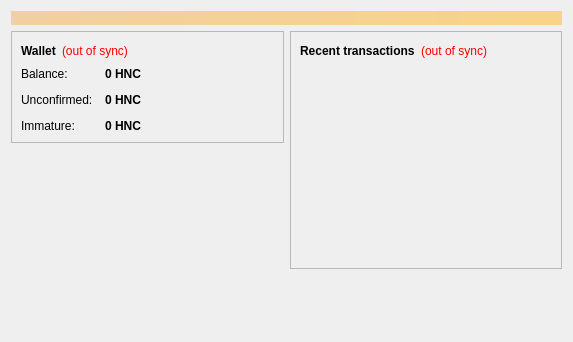
<?xml version="1.0" encoding="UTF-8"?>
<ui version="4.0">
 <class>OverviewPage</class>
 <widget class="QWidget" name="OverviewPage">
  <property name="geometry">
   <rect>
    <x>0</x>
    <y>0</y>
    <width>573</width>
    <height>342</height>
   </rect>
  </property>
  <property name="windowTitle">
   <string>Form</string>
  </property>
  <layout class="QVBoxLayout" name="topLayout">
   <item>
    <widget class="QLabel" name="labelAlerts">
     <property name="visible">
      <bool>false</bool>
     </property>
     <property name="styleSheet">
      <string notr="true">background-color: qlineargradient(x1: 0, y1: 0, x2: 1, y2: 0, stop:0 #F0D0A0, stop:1 #F8D488); color:#000000;</string>
     </property>
     <property name="wordWrap">
      <bool>true</bool>
     </property>
     <property name="margin">
      <number>3</number>
     </property>
    </widget>
   </item>
   <item>
    <layout class="QHBoxLayout" name="horizontalLayout" stretch="1,1">
     <item>
      <layout class="QVBoxLayout" name="verticalLayout_2">
       <item>
        <widget class="QFrame" name="frame">
         <property name="frameShape">
          <enum>QFrame::StyledPanel</enum>
         </property>
         <property name="frameShadow">
          <enum>QFrame::Raised</enum>
         </property>
         <layout class="QVBoxLayout" name="verticalLayout_4">
          <item>
           <layout class="QHBoxLayout" name="horizontalLayout_4">
            <item>
             <widget class="QLabel" name="label_5">
              <property name="font">
               <font>
                <weight>75</weight>
                <bold>true</bold>
               </font>
              </property>
              <property name="text">
               <string>Wallet</string>
              </property>
             </widget>
            </item>
            <item>
             <widget class="QLabel" name="labelWalletStatus">
              <property name="toolTip">
               <string>The displayed information may be out of date. Your wallet automatically synchronizes with the HunCoin network after a connection is established, but this process has not completed yet.</string>
              </property>
              <property name="styleSheet">
               <string notr="true">QLabel { color: red; }</string>
              </property>
              <property name="text">
               <string notr="true">(out of sync)</string>
              </property>
              <property name="alignment">
               <set>Qt::AlignLeading|Qt::AlignLeft|Qt::AlignVCenter</set>
              </property>
             </widget>
            </item>
            <item>
             <spacer name="horizontalSpacer_2">
              <property name="orientation">
               <enum>Qt::Horizontal</enum>
              </property>
              <property name="sizeHint" stdset="0">
               <size>
                <width>40</width>
                <height>20</height>
               </size>
              </property>
             </spacer>
            </item>
           </layout>
          </item>
          <item>
           <layout class="QFormLayout" name="formLayout_2">
            <property name="fieldGrowthPolicy">
             <enum>QFormLayout::AllNonFixedFieldsGrow</enum>
            </property>
            <property name="horizontalSpacing">
             <number>12</number>
            </property>
            <property name="verticalSpacing">
             <number>12</number>
            </property>
            <item row="0" column="0">
             <widget class="QLabel" name="label">
              <property name="text">
               <string>Balance:</string>
              </property>
             </widget>
            </item>
            <item row="0" column="1">
             <widget class="QLabel" name="labelBalance">
              <property name="font">
               <font>
                <weight>75</weight>
                <bold>true</bold>
               </font>
              </property>
              <property name="cursor">
               <cursorShape>IBeamCursor</cursorShape>
              </property>
              <property name="toolTip">
               <string>Your current balance</string>
              </property>
              <property name="text">
               <string notr="true">0 HNC</string>
              </property>
              <property name="textInteractionFlags">
               <set>Qt::LinksAccessibleByMouse|Qt::TextSelectableByKeyboard|Qt::TextSelectableByMouse</set>
              </property>
             </widget>
            </item>
            <item row="1" column="0">
             <widget class="QLabel" name="label_3">
              <property name="text">
               <string>Unconfirmed:</string>
              </property>
             </widget>
            </item>
            <item row="1" column="1">
             <widget class="QLabel" name="labelUnconfirmed">
              <property name="font">
               <font>
                <weight>75</weight>
                <bold>true</bold>
               </font>
              </property>
              <property name="cursor">
               <cursorShape>IBeamCursor</cursorShape>
              </property>
              <property name="toolTip">
               <string>Total of transactions that have yet to be confirmed, and do not yet count toward the current balance</string>
              </property>
              <property name="text">
               <string notr="true">0 HNC</string>
              </property>
              <property name="textInteractionFlags">
               <set>Qt::LinksAccessibleByMouse|Qt::TextSelectableByKeyboard|Qt::TextSelectableByMouse</set>
              </property>
             </widget>
            </item>
            <item row="2" column="0">
             <widget class="QLabel" name="labelImmatureText">
              <property name="text">
               <string>Immature:</string>
              </property>
             </widget>
            </item>
            <item row="2" column="1">
             <widget class="QLabel" name="labelImmature">
              <property name="font">
               <font>
                <weight>75</weight>
                <bold>true</bold>
               </font>
              </property>
              <property name="toolTip">
               <string>Mined balance that has not yet matured</string>
              </property>
              <property name="text">
               <string notr="true">0 HNC</string>
              </property>
              <property name="textInteractionFlags">
               <set>Qt::LinksAccessibleByMouse|Qt::TextSelectableByKeyboard|Qt::TextSelectableByMouse</set>
              </property>
             </widget>
            </item>
           </layout>
          </item>
         </layout>
        </widget>
       </item>
       <item>
        <spacer name="verticalSpacer">
         <property name="orientation">
          <enum>Qt::Vertical</enum>
         </property>
         <property name="sizeHint" stdset="0">
          <size>
           <width>20</width>
           <height>40</height>
          </size>
         </property>
        </spacer>
       </item>
      </layout>
     </item>
     <item>
      <layout class="QVBoxLayout" name="verticalLayout_3">
       <item>
        <widget class="QFrame" name="frame_2">
         <property name="frameShape">
          <enum>QFrame::StyledPanel</enum>
         </property>
         <property name="frameShadow">
          <enum>QFrame::Raised</enum>
         </property>
         <layout class="QVBoxLayout" name="verticalLayout">
          <item>
           <layout class="QHBoxLayout" name="horizontalLayout_2">
            <item>
             <widget class="QLabel" name="label_4">
              <property name="text">
               <string>&lt;b&gt;Recent transactions&lt;/b&gt;</string>
              </property>
             </widget>
            </item>
            <item>
             <widget class="QLabel" name="labelTransactionsStatus">
              <property name="toolTip">
               <string>The displayed information may be out of date. Your wallet automatically synchronizes with the HunCoin network after a connection is established, but this process has not completed yet.</string>
              </property>
              <property name="styleSheet">
               <string notr="true">QLabel { color: red; }</string>
              </property>
              <property name="text">
               <string notr="true">(out of sync)</string>
              </property>
              <property name="alignment">
               <set>Qt::AlignRight|Qt::AlignTrailing|Qt::AlignVCenter</set>
              </property>
             </widget>
            </item>
            <item>
             <spacer name="horizontalSpacer">
              <property name="orientation">
               <enum>Qt::Horizontal</enum>
              </property>
              <property name="sizeHint" stdset="0">
               <size>
                <width>40</width>
                <height>20</height>
               </size>
              </property>
             </spacer>
            </item>
           </layout>
          </item>
          <item>
           <widget class="QListView" name="listTransactions">
            <property name="styleSheet">
             <string notr="true">QListView { background: transparent; }</string>
            </property>
            <property name="frameShape">
             <enum>QFrame::NoFrame</enum>
            </property>
            <property name="verticalScrollBarPolicy">
             <enum>Qt::ScrollBarAlwaysOff</enum>
            </property>
            <property name="horizontalScrollBarPolicy">
             <enum>Qt::ScrollBarAlwaysOff</enum>
            </property>
            <property name="selectionMode">
             <enum>QAbstractItemView::NoSelection</enum>
            </property>
           </widget>
          </item>
         </layout>
        </widget>
       </item>
       <item>
        <spacer name="verticalSpacer_2">
         <property name="orientation">
          <enum>Qt::Vertical</enum>
         </property>
         <property name="sizeHint" stdset="0">
          <size>
           <width>20</width>
           <height>40</height>
          </size>
         </property>
        </spacer>
       </item>
      </layout>
     </item>
    </layout>
   </item>
  </layout>
 </widget>
 <resources/>
 <connections/>
</ui>
